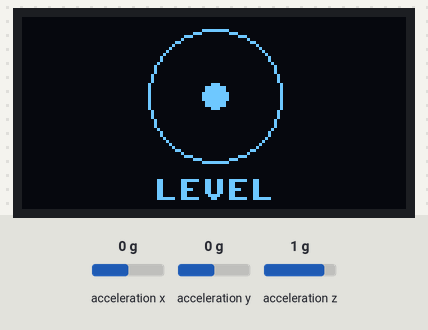
The program below on a simulated Raspberry Pi Pico running MicroPython. Parts: 128×64 one-colour display. The test bench sets the inputs (shaded band); at power-on: acceleration x 0 g, acceleration y 0 g, acceleration z 1 g. Library files of the repository ran but are not shown: ssd1306.py.

Above: at 1.3 s.
1.4 s: acceleration x set to -1.4 g
At 2.0 s:
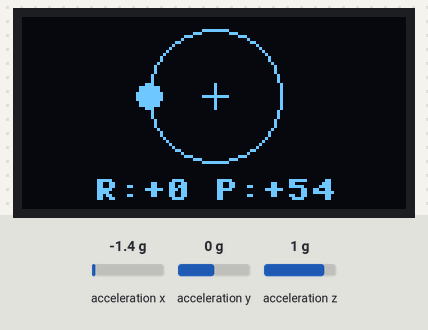
2.9 s: acceleration y set to -1.4 g
At 3.5 s:
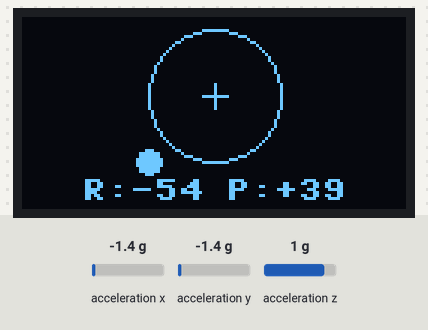
4.4 s: acceleration z set to -1.4 g
At 4.8 s:
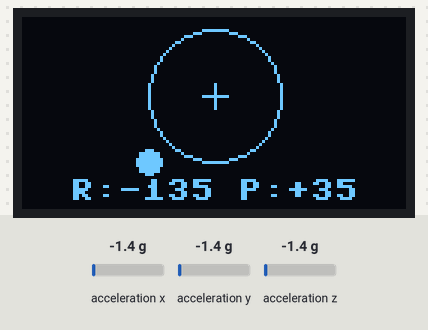
5.9 s: acceleration x set to -0.8 g
At 6.3 s:
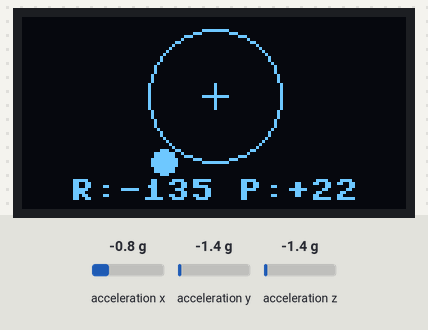
Timing chart, 0 to 8.4 s (numbered marks = the images above; inputs shaded):
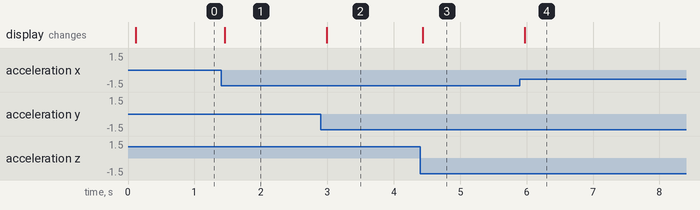

The program:

06-display-tilt-level.py
```python
import machine
import struct
import time
import math
import config

# MPU6050 wiring (I2C1):
#   SDA -> GPIO10 (I2C1 SDA)
#   SCL -> GPIO11 (I2C1 SCL)
#
# OLED wiring (SPI0) is defined in config.py.
#
# Load this file onto the Pico with Thonny and run it (F5), or run
# headlessly with mpremote (requires config.py and lib/ssd1306.py to
# already be copied onto the Pico's filesystem). Draws a bubble-level
# style circle: a dot that drifts away from center as you tilt the board
# and settles back to the middle - with a "LEVEL" readout - when it's flat.
#
# Which direction the dot moves for a given tilt depends on which way your
# board's X/Y axis arrows point (silkscreened on most breakouts). If it
# feels backwards, flip the sign on ax/ay below.
I2C_SDA_PIN = 10
I2C_SCL_PIN = 11
I2C_BUS = 1
MPU6050_ADDRESS = 0x68
PWR_MGMT_1 = 0x6B
ACCEL_XOUT_H = 0x3B

ACCEL_SCALE = 16384.0  # LSB per g at the default +/-2g range
LEVEL_TOLERANCE_G = 0.06  # ~3-4 degrees of tilt

sda = machine.Pin(I2C_SDA_PIN)
scl = machine.Pin(I2C_SCL_PIN)
i2c = machine.I2C(I2C_BUS, sda=sda, scl=scl, freq=400000)

# Wake the sensor - it powers on in sleep mode
i2c.writeto_mem(MPU6050_ADDRESS, PWR_MGMT_1, bytes([0x00]))
time.sleep_ms(100)

oled = config.init_display()
WHITE = config.WHITE
BLACK = config.BLACK
NO_FILL = config.NO_FILL
FILL = config.FILL
WIDTH = config.WIDTH
HEIGHT = config.HEIGHT

CENTER_X = WIDTH // 2
CENTER_Y = HEIGHT // 2 - 6
RADIUS = CENTER_Y - 4
BUBBLE_RADIUS = 4


def read_accel():
    data = i2c.readfrom_mem(MPU6050_ADDRESS, ACCEL_XOUT_H, 6)
    ax, ay, az = struct.unpack(">hhh", data)
    return ax / ACCEL_SCALE, ay / ACCEL_SCALE, az / ACCEL_SCALE


def clamp(value, lo, hi):
    if value < lo:
        return lo
    if value > hi:
        return hi
    return value


def draw_level(ax, ay, az):
    oled.fill(BLACK)
    oled.ellipse(CENTER_X, CENTER_Y, RADIUS, RADIUS, WHITE, NO_FILL)
    oled.hline(CENTER_X - 4, CENTER_Y, 9, WHITE)
    oled.vline(CENTER_X, CENTER_Y - 4, 9, WHITE)

    dx = clamp(ax, -1.0, 1.0)
    dy = clamp(ay, -1.0, 1.0)
    bubble_x = CENTER_X + int(dx * RADIUS)
    bubble_y = CENTER_Y - int(dy * RADIUS)
    oled.ellipse(bubble_x, bubble_y, BUBBLE_RADIUS, BUBBLE_RADIUS, WHITE, FILL)

    if abs(ax) < LEVEL_TOLERANCE_G and abs(ay) < LEVEL_TOLERANCE_G:
        label = "LEVEL"
    else:
        roll_deg = math.degrees(math.atan2(ay, az))
        pitch_deg = math.degrees(math.atan2(-ax, math.sqrt(ay * ay + az * az)))
        label = "R:{:+.0f} P:{:+.0f}".format(roll_deg, pitch_deg)
    text_x = CENTER_X - (len(label) * 8) // 2
    oled.text(label, text_x, HEIGHT - 10, WHITE)
    oled.show()


try:
    while True:
        ax, ay, az = read_accel()
        draw_level(ax, ay, az)
        time.sleep_ms(100)
except KeyboardInterrupt:
    print("Got ctrl-c, stopping")
```

config.py
```python
# Hardware configuration for the MPU6050 IMU kit.

from machine import Pin, SPI
import ssd1306

# ---------------------------------------------------------------------------
# OLED display (SPI0) - 2.42" SSD1306/SSD1309, same pins as compass-hmc5883l
# ---------------------------------------------------------------------------
WIDTH = 128
HEIGHT = 64

SCL_PIN = 2  # SPI clock
SDA_PIN = 3  # SPI MOSI
RES_PIN = 4
DC_PIN = 5
CS_PIN = 6

WHITE = 1
BLACK = 0
NO_FILL = 0
FILL = 1


def init_display():
    clock = Pin(SCL_PIN)
    data = Pin(SDA_PIN)
    res = Pin(RES_PIN)
    dc = Pin(DC_PIN)
    cs = Pin(CS_PIN)
    spi = SPI(0, sck=clock, mosi=data)
    return ssd1306.SSD1306_SPI(WIDTH, HEIGHT, spi, dc, res, cs)


# ---------------------------------------------------------------------------
# MPU6050 sensor (I2C1)
# ---------------------------------------------------------------------------
# The RP2040's I2C1 hardware block fixes GPIO10 as SDA and GPIO11 as SCL -
# machine.I2C(1, ...) raises "bad SCL pin" if the roles are swapped.
I2C_SDA_PIN = 10
I2C_SCL_PIN = 11
I2C_BUS = 1

# Aux I2C pass-through pins - usually unconnected on GY-521 breakouts
XDA_PIN = 12
XCL_PIN = 13

# Address select pin: low/floating = 0x68, high = 0x69
AD0_PIN = 14

# Interrupt output, only active once configured in the driver
INT_PIN = 15

# I2C addresses and identity register
MPU6050_ADDRESS_LOW = 0x68   # AD0 tied low (or floating with internal pull-down)
MPU6050_ADDRESS_HIGH = 0x69  # AD0 tied high
WHO_AM_I_REG = 0x75
WHO_AM_I_EXPECTED = 0x68     # MPU6050 always reports 0x68 here, regardless of AD0
```

Measured:
- after the input at 1.4 s, the display: changes after 0.05 s (image 1)
- after the input at 2.9 s, the display: changes after 0.09 s (image 2)
- after the input at 4.4 s, the display: changes at once (image 3)
- after the input at 5.9 s, the display: changes after 0.08 s (image 4)
